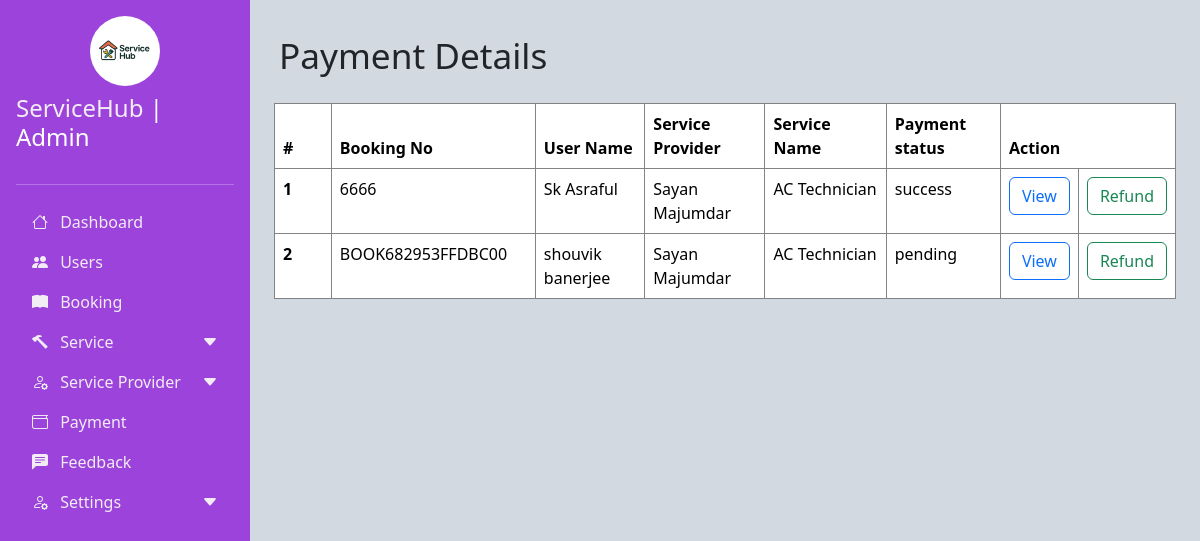
/Admin/payment.php (signed in), run on an earlier commit of the app's database.
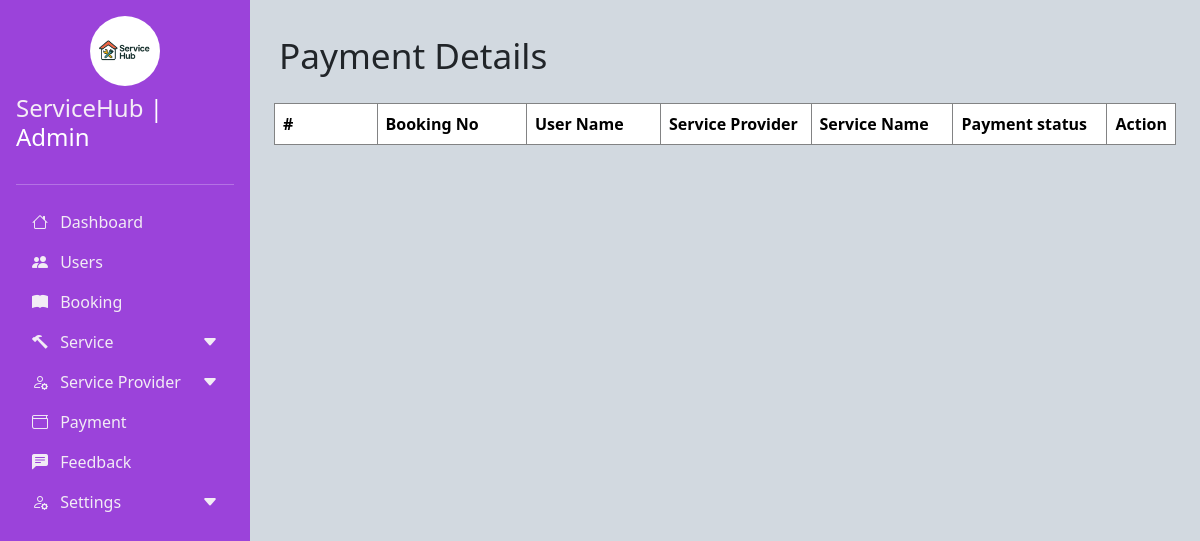
And on a later commit of the database.
### tables this page shows
CREATE TABLE `booking` (
  `booking_id` int(11) NOT NULL,
  `user_id` int(11) NOT NULL,
  `service_id` int(11) NOT NULL,
  `provider_id` int(11) NOT NULL,
  `booking_status` enum('pending','accepted','rejected','completed') NOT NULL,
  `booking_time` datetime NOT NULL,
  `amount` int(11) NOT NULL,
  `payment_method` enum('card','paypal','upi','cash') NOT NULL,
  `payment_status` enum('pending','success','failed','refunded') NOT NULL,
  `transaction_id` varchar(100) NOT NULL,
  `created_at` timestamp NOT NULL DEFAULT current_timestamp(),
  `booking_no` varchar(100) NOT NULL,
  `reason` text NOT NULL,
  `subservice_id` int(100) NOT NULL
);

CREATE TABLE `users` (
  `user_id` int(11) NOT NULL,
  `name` varchar(50) NOT NULL,
  `dob` date NOT NULL,
  `email` varchar(50) NOT NULL,
  `password` varchar(30) NOT NULL,
  `phone` varchar(15) NOT NULL,
  `address` text NOT NULL,
  `image` text NOT NULL,
  `created_at` timestamp NOT NULL DEFAULT current_timestamp(),
  `updated_at` timestamp NOT NULL DEFAULT current_timestamp()
);

CREATE TABLE `service_providers` (
  `provider_id` int(11) NOT NULL,
  `image` text NOT NULL,
  `service_id` int(10) NOT NULL,
  `description` text NOT NULL,
  `approved_action` enum('pending','approved','rejected') NOT NULL,
  `created_at` timestamp NOT NULL DEFAULT current_timestamp(),
  `businessname` varchar(50) NOT NULL,
  `lisenceno` text NOT NULL,
  `identityno` text NOT NULL,
  `identityimage` text NOT NULL,
  `email` text NOT NULL,
  `phone` varchar(15) DEFAULT NULL,
  `provider_name` varchar(100) NOT NULL,
  `password` text NOT NULL,
  `address` text NOT NULL
);

CREATE TABLE `service` (
  `service_id` int(11) NOT NULL,
  `service_name` varchar(20) NOT NULL,
  `image` text NOT NULL
);

### Admin/payment.php (the view, shortened to what this page needs)
<!DOCTYPE html>
<html lang="en">
<head>
    <link href="./css/bootstrap.min.css" rel="stylesheet" >
    <link rel="stylesheet" href="https://cdn.jsdelivr.net/npm/bootstrap-icons@1.10.0/font/bootstrap-icons.css">
    <link rel="stylesheet" href="custom.css">
</head>
<body>
    <div class="d-flex ">
        <?php
            include_once "sidenav.php";
        ?>
        <div class="main-content p-4" id="mainContent">
        <div class="o35">
                    <p style="padding:5px;font-size:2.2rem">Payment Details</p>
                    <table class="table">
                    <thead>
                        <tr>
                        <th scope="col">#</th>
                        <th scope="col">Booking No</th>
                        <th scope="col">User Name</th>
                        <th scope="col">Service Provider</th>
                        <th scope="col">Service Name</th>
                        <th scope="col">Payment status</th>
                        <th colspan='2'>Action</th>
                        </tr>
                    </thead>
                    <tbody>
                    <?php
                        include_once "connection.php";
                        $count=1;
                        $res=mysqli_query($con,"SELECT booking.*, users.name, users.email, service_providers.provider_name, service.service_name FROM
                        booking JOIN users ON booking.user_id = users.user_id JOIN service_providers ON booking.provider_id = service_providers.provider_id
                        JOIN service ON booking.service_id = service.service_id");
                        while($row=mysqli_fetch_array($res))
                        {
                    ?>
                        <tr>
                        <th scope="row"><?php  echo $count++?></th>
                        <td data-label="Booking No"><?php  echo $row['booking_no']?></td>
                        <td data-label="User Name"><?php  echo $row['name']?></td>
                        <td data-label="Service Provider"><?php  echo $row['provider_name'] ?></td>
                        <td data-label="Service"><?php  echo $row['service_name']?></td>
                         <td data-label="status"><?php  echo $row['payment_status']?></td>
                        <td data-label="Action"><a href="paymentview.php?id=<?php echo $row['booking_id']; ?>"><button type="button" class="btn btn-outline-primary">View</button></td>
                        <td data-label="Action"><button type="button" class="btn btn-outline-success">Refund</button></td>
                        </tr>
                        <?php
                            }
                        ?>
                    </tbody>
                    </table>
                </div>
            </div>
        </div>
</body>
</html>

What changed in the data, as far as the page shows it:
removed booking: booking_no "6666", user.name "Sk Asraful", provider.provider_name "Sayan Majumdar", service.service_name "AC Technician", payment_status "success"
no longer on this page (row unchanged): booking: booking_no "BOOK682953FFDBC00", user.name "shouvik banerjee", provider.provider_name "Sayan Majumdar", service.service_name "AC Technician", payment_status "pending"
